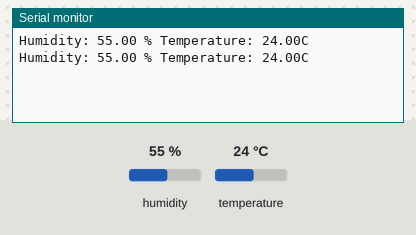
The sketch below on a simulated Arduino Uno, built with avr-gcc and run on an emulated ATmega328P. Parts: the last lines printed to the serial monitor. Inputs (shaded band) come from the test bench; at power-on: humidity 55 %, temperature 24 °C.

Above: at 4.8 s.
4.9 s: humidity set to 22 %
At 6.8 s:
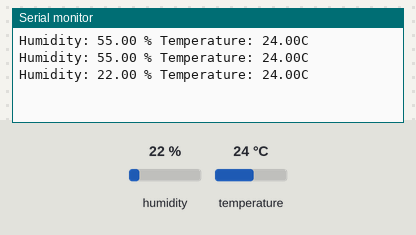
7.9 s: temperature set to 12 °C
At 9.2 s:
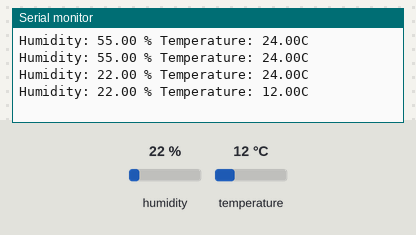
10.9 s: humidity set to 40 %
At 12.8 s:
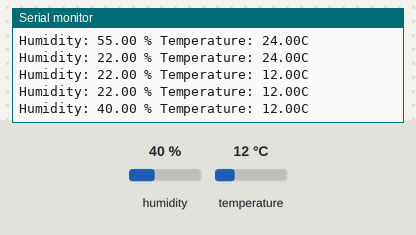
Timing chart, 0 to 14.3 s (numbered marks = the images above; inputs shaded):
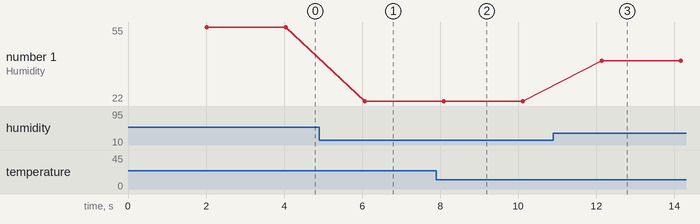

Measured:
- after the input at 4.9 s, the serial monitor: prints a new line after 1.2 s (image 1)
- after the input at 7.9 s, the serial monitor: prints a new line after 0.20 s (image 2)
- after the input at 10.9 s, the serial monitor: prints a new line after 1.2 s (image 3)
- plotted number 1: 55 → 22 after the input at 4.9 s, 22 → 40 after the input at 10.9 s

The sketch:

DHT11_Basic.ino
```cpp
#include <Adafruit_Sensor.h>
#include <DHT.h>

#define DHTPIN 2
#define DHTTYPE DHT11

DHT dht(DHTPIN, DHTTYPE);

void setup(){
  Serial.begin(9600);
  dht.begin();
}

void loop(){
  //Wait a few seconds between measurements
  delay(2000);

  float hum = dht.readHumidity();
  float temp = dht.readTemperature();
  float F = dht.readTemperature(true);

  //Check if any reads failed and exit early (to try again)
  if(isnan(hum) || isnan(temp) || isnan(F)){
    Serial.println("Failed to read from DHT sensor!");
    return;
  }

  Serial.print("Humidity: ");
  Serial.print(hum);
  Serial.print(" % ");
  Serial.print("Temperature: ");
  Serial.print(temp);
  Serial.println("C");
}
```
